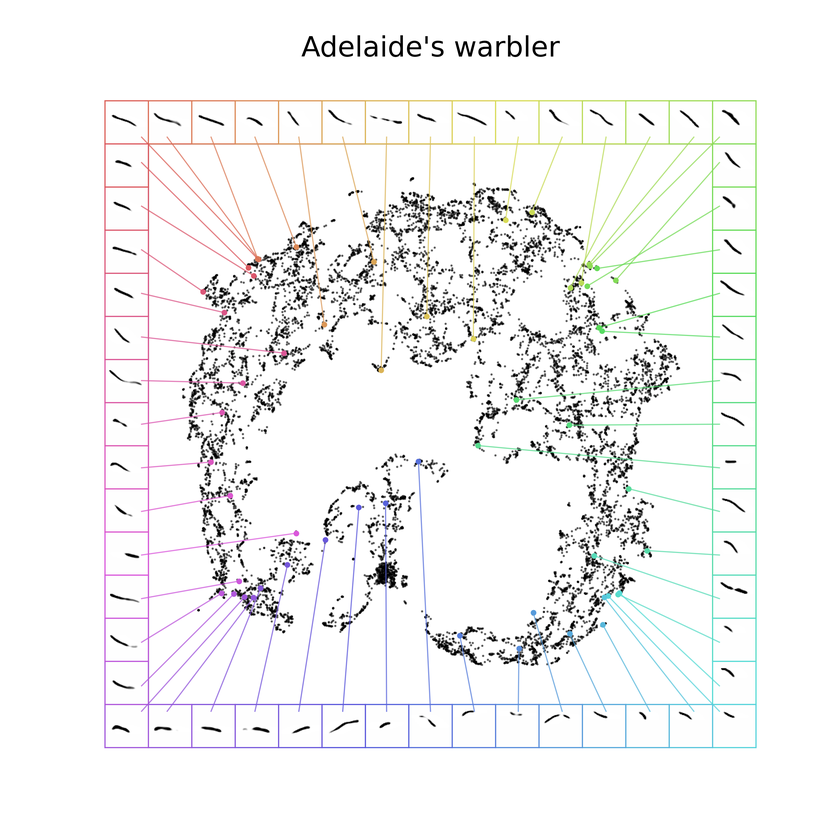
#> input picture images/aw.png, 840 x 840 px, shrunk from 3000 x 3000 before the run
$ python -i imaging.py   (imports and definitions only)
#> lines starting #> are read from the running program, lines starting #| are printed output that depends on the picture
#> further down, picture is the input picture: shape (840, 840, 3); mean B, G, R 243.4, 243.4, 243.4
"""
Imaging
-------

"""

from __future__ import annotations

import cv2
import math
import matplotlib.pyplot as plt
import numpy as np

from datatype.plot import StandardSpectrogram
from datatype.spectrogram import compress, create_spectrogram
from io import BytesIO
from PIL import Image as Pillow
from PIL import ImageChops, ImageDraw, ImageFont, ImageOps
from skimage import filters
from typing import TYPE_CHECKING

if TYPE_CHECKING:
    import numpy.typing as npt

    from datatype.settings import Settings
    from datatype.signal import Signal
    from typing_extensions import Any


# [40 lines that did not run here, left out]


# [67 lines that did not run here, left out]


# [28 lines that did not run here, left out]


# [29 lines that did not run here, left out]


# [73 lines that did not run here, left out]


# [76 lines that did not run here, left out]


def filter_image(image: Pillow):
    """Applies various filters to an image.

    Args:
        image: The image to be filtered.

    Returns:
        The filtered image as a numpy array.

    """

    image = to_numpy(image)

    # Denoise
    image = cv2.fastNlMeansDenoising(image, None, 35, 7, 21)
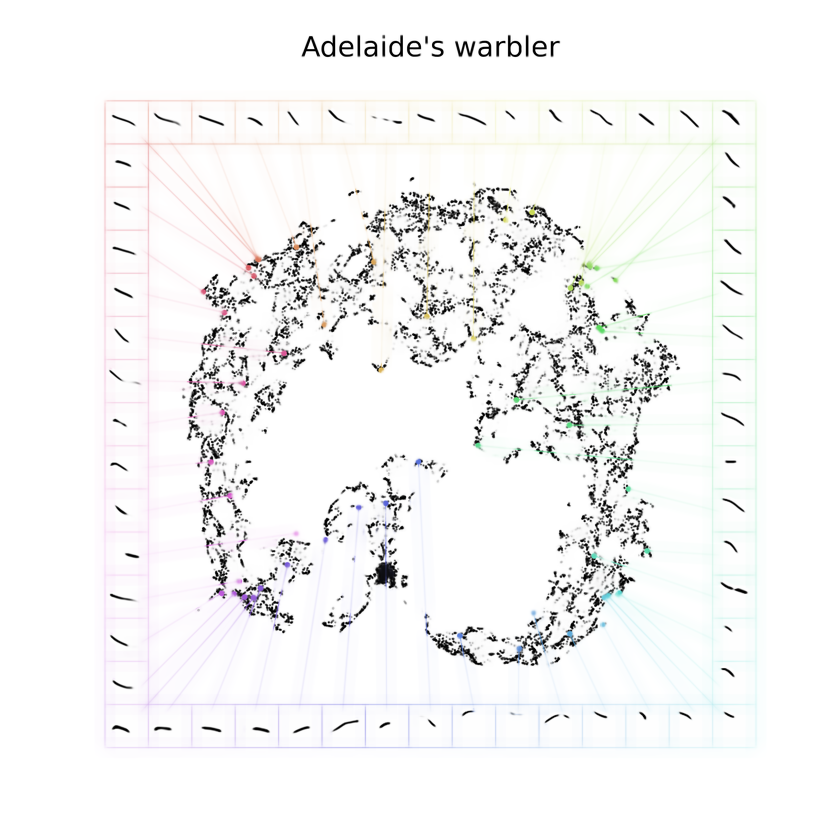
#> image: shape (840, 840, 3); mean B, G, R 244.8, 244.9, 244.9

    # Denoise
    image = cv2.fastNlMeansDenoising(image, None, 35, 7, 21)

    # Blur
    image = cv2.medianBlur(image, 1)

    # Contrast control (1.0-3.0)
    alpha = 1.5

    # Brightness control (0-100)
    beta = 0

    image = cv2.convertScaleAbs(image, alpha=alpha, beta=beta)
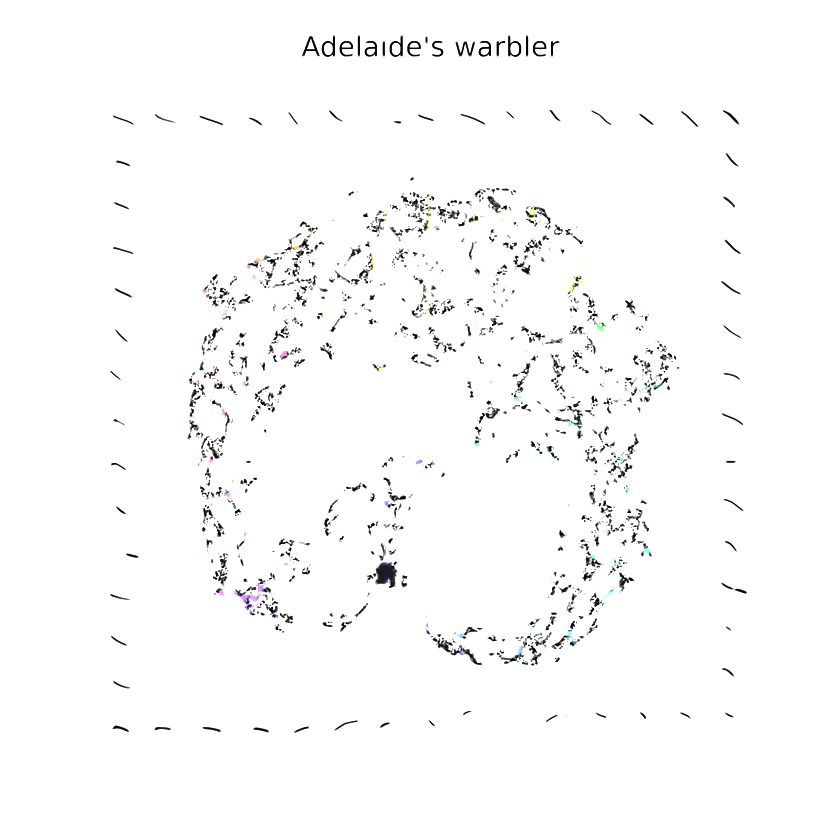
#> image: shape (840, 840, 3); mean B, G, R 250.6, 250.5, 250.5

    # Sharpen
    image = filters.unsharp_mask(
        image,
        radius=3.5,
        amount=3.5,
        channel_axis=False,
        preserve_range=False
    )
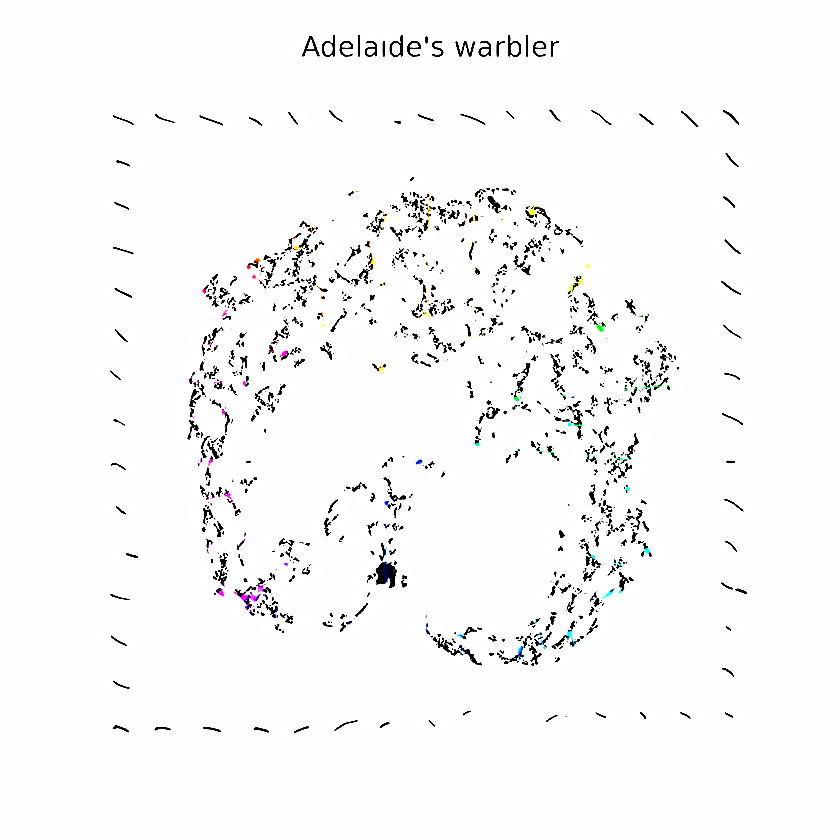
#> image: shape (840, 840, 3) float64; mean B, G, R 0.975, 0.975, 0.975

    image = (255 * image).clip(0, 255).astype(np.uint8)

    mask = image > 220
    image[np.where(mask)] = 255

    return image


# [27 lines that did not run here, left out]


def to_numpy(image: Pillow):
    """Converts an image to a numpy array.

    Args:
        image: The image to be converted.

    Returns:
        The image as a numpy array.

    """

    if isinstance(image, bytes):
        buffer = BytesIO(image)
        image = Pillow.open(buffer)

    return np.array(image).astype('uint8')


# [18 lines left out: function to_bytes, not called in this run]

>>> import cv2
>>> picture = cv2.imread('../../images/aw.png')
>>> result = filter_image(picture)
